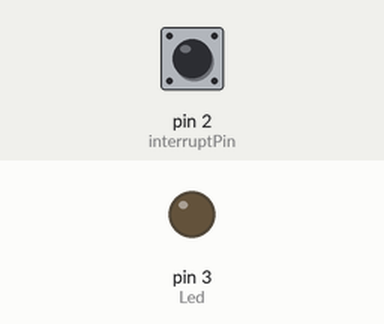
The sketch below on a simulated Arduino Uno, built with avr-gcc and run on an emulated ATmega328P. Shown: output pins drawn as LEDs (lit = HIGH). Inputs (shaded band) come from the test bench; at power-on: pin 2 (interruptPin) HIGH.

Above: at 1.2 s.
1.3 s: pin 2 (interruptPin) pulled LOW for 0.15 s
At 1.37 s:
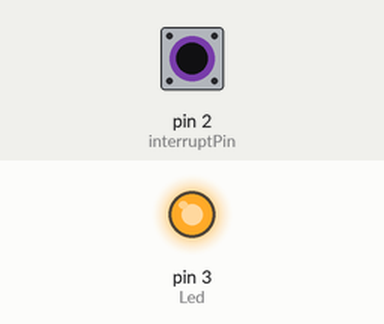
2.9 s: pin 2 (interruptPin) pulled LOW for 3.2 s
At 7.0 s:
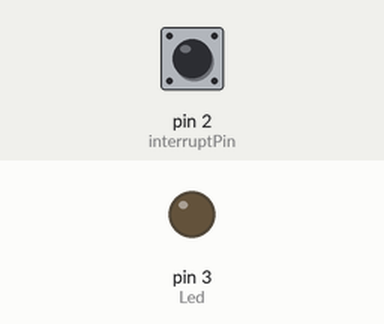
Timing chart, 0 to 8.5 s (numbered marks = the images above; inputs shaded):
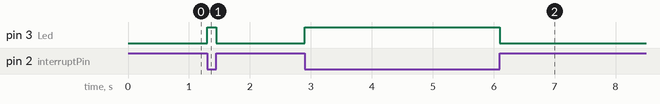

The sketch:

frann_copy_20240916201107.ino
```cpp
#define Sensor A0
#define Led 3
const byte interruptPin = 2;
volatile byte state = LOW;

void setup() {
  pinMode(Sensor, INPUT);
  pinMode(Led, OUTPUT);
  pinMode(interruptPin, INPUT_PULLUP);
  attachInterrupt(digitalPinToInterrupt(interruptPin), blink, CHANGE);
  randomSeed(analogRead(A0));
  Serial.begin(9600);
}

void Interrupt(){
  Serial.println(map(analogRead(Sensor), 0, 1023, 0, 255));
  delay(1000);
}
void loop() {
  digitalWrite(Led, state);
  }
void blink() {
  state = !state;
}
```

Measured:
- after the input at 1.3 s, pin 3 (Led): LOW → HIGH at once, → LOW 0.15 s later
- after the input at 2.9 s, pin 3 (Led): LOW → HIGH at once, → LOW 3.2 s later
